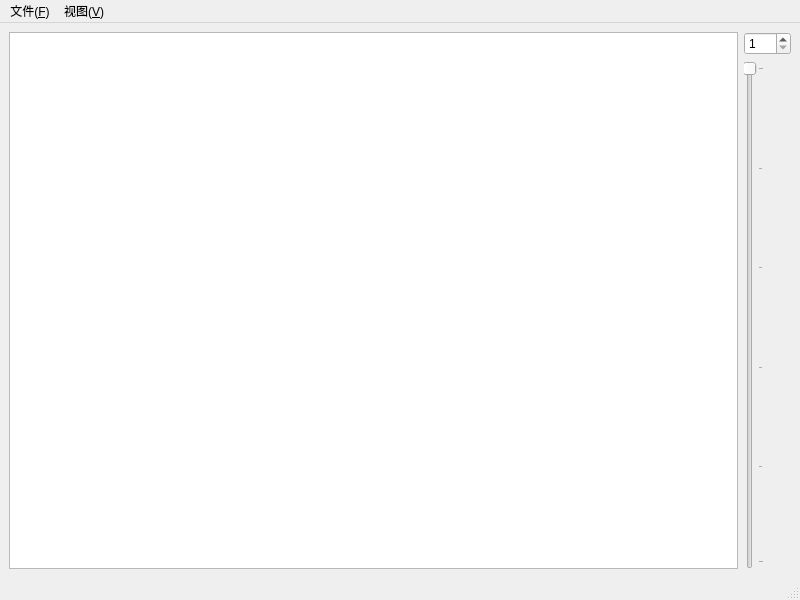
<?xml version="1.0" encoding="UTF-8"?>
<ui version="4.0">
 <class>MainWindow</class>
 <widget class="QMainWindow" name="MainWindow">
  <property name="geometry">
   <rect>
    <x>0</x>
    <y>0</y>
    <width>800</width>
    <height>600</height>
   </rect>
  </property>
  <property name="windowTitle">
   <string>肺癌转移识别系统</string>
  </property>
  <widget class="QWidget" name="centralwidget">
   <layout class="QHBoxLayout" name="horizontalLayout">
    <item>
     <widget class="QGraphicsView" name="imageView"/>
    </item>
    <item>
     <layout class="QVBoxLayout" name="verticalLayout">
      <item>
       <widget class="QSpinBox" name="imageSpinBox">
        <property name="minimum">
         <number>1</number>
        </property>
        <property name="maximum">
         <number>100</number>
        </property>
       </widget>
      </item>
      <item>
       <widget class="QSlider" name="imageSlider">
        <property name="minimum">
         <number>1</number>
        </property>
        <property name="maximum">
         <number>100</number>
        </property>
        <property name="singleStep">
         <number>5</number>
        </property>
        <property name="orientation">
         <enum>Qt::Vertical</enum>
        </property>
        <property name="invertedAppearance">
         <bool>true</bool>
        </property>
        <property name="tickPosition">
         <enum>QSlider::TicksBelow</enum>
        </property>
        <property name="tickInterval">
         <number>20</number>
        </property>
       </widget>
      </item>
     </layout>
    </item>
   </layout>
  </widget>
  <widget class="QMenuBar" name="menubar">
   <property name="geometry">
    <rect>
     <x>0</x>
     <y>0</y>
     <width>800</width>
     <height>36</height>
    </rect>
   </property>
   <widget class="QMenu" name="menu_F">
    <property name="title">
     <string>文件(&amp;F)</string>
    </property>
    <addaction name="openAction"/>
    <addaction name="labelAction"/>
    <addaction name="separator"/>
    <addaction name="exitAction"/>
   </widget>
   <widget class="QMenu" name="menu_V">
    <property name="title">
     <string>视图(&amp;V)</string>
    </property>
    <addaction name="setWindowAction"/>
    <addaction name="separator"/>
    <addaction name="labelChecked"/>
    <addaction name="maskChecked"/>
    <addaction name="predictChecked"/>
   </widget>
   <addaction name="menu_F"/>
   <addaction name="menu_V"/>
  </widget>
  <widget class="QStatusBar" name="statusBar"/>
  <action name="openAction">
   <property name="icon">
    <iconset theme="document-open">
     <normaloff>.</normaloff>.</iconset>
   </property>
   <property name="text">
    <string>打开DICOM(&amp;O)</string>
   </property>
   <property name="statusTip">
    <string>选择文件夹，加载其中的DICOM序列</string>
   </property>
  </action>
  <action name="labelAction">
   <property name="icon">
    <iconset theme="document-open">
     <normaloff>.</normaloff>.</iconset>
   </property>
   <property name="text">
    <string>打开标签文件(&amp;L)</string>
   </property>
   <property name="statusTip">
    <string>打开对应的标签文件</string>
   </property>
  </action>
  <action name="exitAction">
   <property name="icon">
    <iconset theme="application-exit">
     <normaloff>.</normaloff>.</iconset>
   </property>
   <property name="text">
    <string>退出(&amp;Q)</string>
   </property>
   <property name="statusTip">
    <string>退出程序</string>
   </property>
  </action>
  <action name="setWindowAction">
   <property name="icon">
    <iconset theme="view-refresh">
     <normaloff>.</normaloff>.</iconset>
   </property>
   <property name="text">
    <string>设置窗位与窗宽(&amp;W)</string>
   </property>
   <property name="statusTip">
    <string>设置窗位与窗宽值，并重新处理图像</string>
   </property>
  </action>
  <action name="maskAction">
   <property name="text">
    <string>取得掩模</string>
   </property>
  </action>
  <action name="labelChecked">
   <property name="checkable">
    <bool>true</bool>
   </property>
   <property name="checked">
    <bool>true</bool>
   </property>
   <property name="text">
    <string>显示标签</string>
   </property>
  </action>
  <action name="maskChecked">
   <property name="checkable">
    <bool>true</bool>
   </property>
   <property name="text">
    <string>显示掩模</string>
   </property>
  </action>
  <action name="predictChecked">
   <property name="checkable">
    <bool>true</bool>
   </property>
   <property name="text">
    <string>预测肿瘤</string>
   </property>
  </action>
 </widget>
 <resources/>
 <connections>
  <connection>
   <sender>exitAction</sender>
   <signal>triggered()</signal>
   <receiver>MainWindow</receiver>
   <slot>close()</slot>
   <hints>
    <hint type="sourcelabel">
     <x>399</x>
     <y>299</y>
    </hint>
    <hint type="destinationlabel">
     <x>399</x>
     <y>299</y>
    </hint>
   </hints>
  </connection>
  <connection>
   <sender>openAction</sender>
   <signal>triggered()</signal>
   <receiver>MainWindow</receiver>
   <slot>openDICOM()</slot>
   <hints>
    <hint type="sourcelabel">
     <x>-1</x>
     <y>-1</y>
    </hint>
    <hint type="destinationlabel">
     <x>399</x>
     <y>299</y>
    </hint>
   </hints>
  </connection>
  <connection>
   <sender>labelAction</sender>
   <signal>triggered()</signal>
   <receiver>MainWindow</receiver>
   <slot>openLabel()</slot>
   <hints>
    <hint type="sourcelabel">
     <x>-1</x>
     <y>-1</y>
    </hint>
    <hint type="destinationlabel">
     <x>399</x>
     <y>299</y>
    </hint>
   </hints>
  </connection>
  <connection>
   <sender>setWindowAction</sender>
   <signal>triggered()</signal>
   <receiver>MainWindow</receiver>
   <slot>showSetWindow()</slot>
   <hints>
    <hint type="sourcelabel">
     <x>-1</x>
     <y>-1</y>
    </hint>
    <hint type="destinationlabel">
     <x>399</x>
     <y>299</y>
    </hint>
   </hints>
  </connection>
  <connection>
   <sender>imageSlider</sender>
   <signal>valueChanged(int)</signal>
   <receiver>MainWindow</receiver>
   <slot>sliceChanged(int)</slot>
   <hints>
    <hint type="sourcelabel">
     <x>736</x>
     <y>325</y>
    </hint>
    <hint type="destinationlabel">
     <x>399</x>
     <y>299</y>
    </hint>
   </hints>
  </connection>
  <connection>
   <sender>imageSpinBox</sender>
   <signal>valueChanged(int)</signal>
   <receiver>MainWindow</receiver>
   <slot>sliceChanged(int)</slot>
   <hints>
    <hint type="sourcelabel">
     <x>758</x>
     <y>61</y>
    </hint>
    <hint type="destinationlabel">
     <x>399</x>
     <y>299</y>
    </hint>
   </hints>
  </connection>
  <connection>
   <sender>imageView</sender>
   <signal>cutFinished()</signal>
   <receiver>MainWindow</receiver>
   <slot>cropped()</slot>
   <hints>
    <hint type="sourcelabel">
     <x>361</x>
     <y>303</y>
    </hint>
    <hint type="destinationlabel">
     <x>399</x>
     <y>299</y>
    </hint>
   </hints>
  </connection>
 </connections>
</ui>
